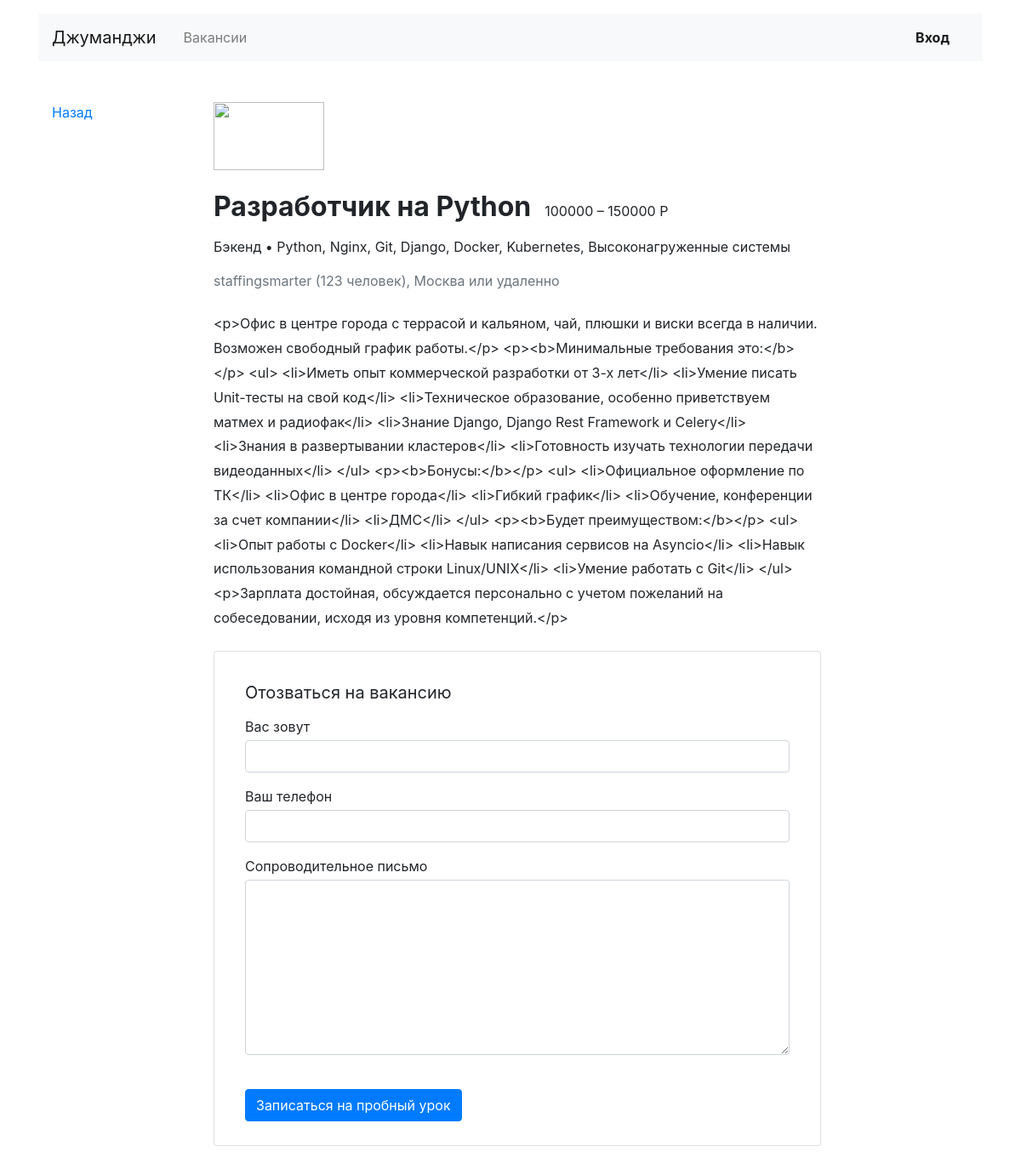
The page /vacancies/1/ on the database its author committed.
### job_search/models.py (models this page shows, shortened)
class Vacancy(models.Model):
    id = models.IntegerField(primary_key=True)
    title = models.CharField(max_length=64)
    specialty = models.ForeignKey(Specialty, related_name='vacancies', on_delete=models.CASCADE)
    company = models.ForeignKey(Company, related_name='vacancies', on_delete=models.CASCADE)
    skills = models.CharField(max_length=1024)
    description = models.TextField()
    salary_from = models.IntegerField()
    salary_to = models.IntegerField()
    posted = models.DateField()

class Specialty(models.Model):
    code = models.CharField(max_length=64)
    title = models.CharField(max_length=64)
    picture = models.URLField(default='https://place-hold.it/100x60')

class Company(models.Model):
    id = models.IntegerField(primary_key=True)
    title = models.CharField(max_length=64)
    location = models.CharField(max_length=64)
    logo = models.URLField(default='https://place-hold.it/100x60')
    description = models.TextField()
    employee_count = models.IntegerField()

### job_search/views.py (the view)
# urls.py: path('vacancies/<int:pk>/', DetailVacancyView.as_view()),
class DetailVacancyView(DetailView):
    model = Vacancy
    context_object_name = 'vacancy'

### job_search/templates/job_search/vacancy_detail.html
{% extends 'job_search/base.html' %}
{% block container %}
  <main class="container mt-3 pb-5">
    <div class="row mt-5">
      <div class="col-12 col-lg-2">
        <div class="pl-3 mb-5">
          <p><a href="/vacancies/">Назад</a></p>
        </div>
      </div>
      <div class="col-12 col-lg-8">
        <section class="pl-3">
          <a href="#"><img src="https://place-hold.it/130x80" width="130" height="80" alt=""></a>
          <div class="d-flex align-items-baseline align-content-baseline">
            <h1 class="h2 mt-4 font-weight-bold" >{{ vacancy.title }}</h1>
            <p class="m-0 pl-3">{{ vacancy.salary_from }} – {{ vacancy.salary_to }} Р</p>
          </div>
          <p class="mt-2">{{ vacancy.specialty.title }} • {{ vacancy.skills }}</p>
          <p class="text-muted mb-4">{{ vacancy.company.title }} ({{ vacancy.company.employee_count }} человек), {{ vacancy.company.location }} или удаленно</p>
          <div style="line-height: 1.8;">
            {{ vacancy.description }}
          </div>
          <form action="/echo" class="card mt-4 mb-3" enctype="multipart/form-data">
            <div class="card-body mx-3">
              <p class="h5 mt-3 font-weight-normal">Отозваться на вакансию</p>
              <div class="form-group">
                <label class="mb-1 mt-2" for="userName">Вас зовут</label>
                <input class="form-control" type="text" placeholder="" id="userName">
              </div>
              <div class="form-group">
                <label class="mb-1" for="userPhone">Ваш телефон</label>
                <input class="form-control" type="tel" placeholder="" id="userPhone">
              </div>
              <div class="form-group">
                <label class="mb-1" for="userMsg" >Сопроводительное письмо</label>
                <textarea class="form-control" rows="8" id="userMsg"></textarea>
              </div>
              <input type="submit" class="btn btn-primary mt-4 mb-2" value="Записаться на пробный урок">
            </div>
          </form>
        </section>
      </div>
    </div>
  </main>
{% endblock %}

### job_search/templates/job_search/base.html (shortened to what this page needs)
<!DOCTYPE html>
<html lang="ru">
<head>
  <link rel="stylesheet" href="https://stackpath.bootstrapcdn.com/bootstrap/4.3.1/css/bootstrap.min.css">
</head>
<body>
  <header class="container mt-3">
    <nav class="navbar navbar-expand-lg navbar-light bg-light">
      <a class="navbar-brand mr-4" href="/">Джуманджи</a>
      <div class="collapse navbar-collapse justify-content-between" id="navbarNav">
        <ul class="navbar-nav col-10">
          <li class="nav-item">
            <a class="nav-link" href="/vacancies/">Вакансии</a>
          </li>
        </ul>
        <ul class="navbar-nav col-2 justify-content-end">
          <li class="nav-item active">
            <a href="#" class="nav-link font-weight-bold">Вход</a>
          </li>
        </ul>
      </div>
    </nav>
  </header>
  {% block container %}
  {% endblock %}
</body>
</html>

### rows shown on the page
Vacancy: title "Разработчик на Python", salary_from "100000", salary_to "150000", specialty "Бэкенд", skills "Python, Nginx, Git, Django, Docker, Kubernetes, Высоконагруженные системы", company "staffingsmarter", company.employee_count "123", company.location "Москва", description "<p>Офис в центре города с террасой и кальяном, чай, плюшки и виски всегда в наличии. Возможен свободный график работы.</p> <p><b>Минимальные требования это:</b></p> <ul> <li>Иметь опыт коммерческой разработки от 3-х лет</li> <li>Умение писать Unit-тесты на свой код</li> <li>Техническое образование, особенно приветствуем матмех и радиофак</li> <li>Знание Django, Django Rest Framework и Celery</li> <li>Знания в развертывании кластеров</li> <li>Готовность изучать технологии передачи видеоданных</li> </ul> <p><b>Бонусы:</b></p> <ul> <li>Официальное оформление по ТК</li> <li>Офис в центре города</li> <li>Гибкий график</li> <li>Обучение, конференции за счет компании</li> <li>ДМС</li> </ul>…"
